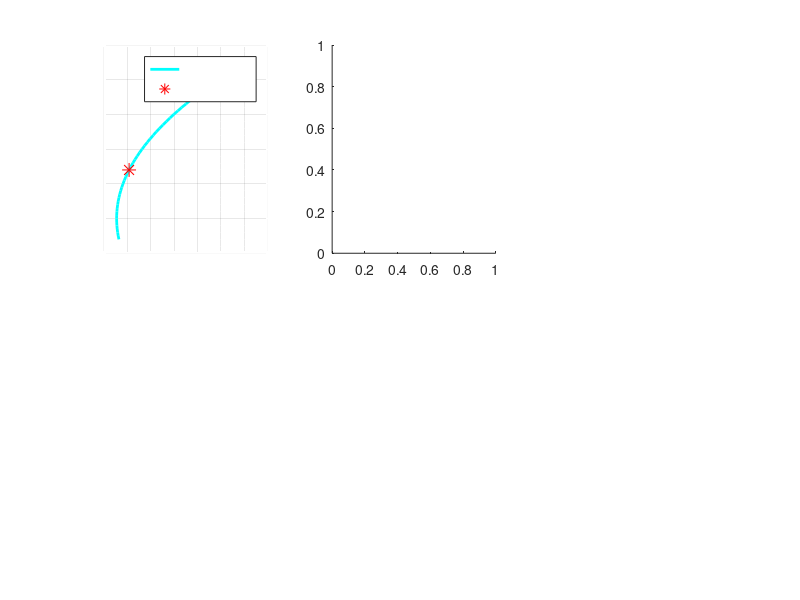

This chart was generated by the following MATLAB code: (Note: this script raises an error after producing the figure.)
% ============================================================
%  AEROSPACE_CALC.M
%  Perhitungan Dasar Aerodinamika & Kinerja Pesawat
%  Author  : Akram (Ye-Shaiyoe)
%  Deskripsi:
%    - Gaya Angkat (Lift) & Hambatan (Drag)
%    - Persamaan Breguet (Range & Endurance)
%    - Manuver Melingkar (Turning Performance)
%    - Visualisasi Polar Drag & Lift vs Sudut Serang
% ============================================================

clc; clear; close all;

% -- Kondisi Atmosfer (ISA Sea Level) --
rho   = 1.225;          % Densitas udara [kg/m^3]
g     = 9.81;           % Percepatan gravitasi [m/s^2]
mu    = 1.789e-5;       % Viskositas dinamis udara [Pa.s]

% -- Spesifikasi Pesawat (contoh: mirip Cessna 172) --
W     = 10700;          % Berat pesawat [N] (~1090 kg)
S     = 16.2;           % Luas sayap [m^2]
AR    = 7.32;           % Aspect Ratio sayap
e     = 0.8;            % Oswald efficiency factor
CL0   = 0.2;            % Koefisien Lift saat alpha = 0
CLa   = 0.1;            % Slope CL per derajat [1/deg]
CD0   = 0.027;          % Drag parasit (zero-lift drag)
k     = 1/(pi * AR * e);% Faktor induced drag

% -- Parameter Propulsi --
T_max   = 5000;         % Thrust maksimum [N]
SFC     = 8.5e-6;       % Specific Fuel Consumption [kg/(N.s)]
W_fuel  = 2000;         % Berat bahan bakar awal [N]
eta_p   = 0.85;         % Efisiensi propeller

fprintf('==============================\n');
fprintf(' AEROSPACE CALCULATOR v1.0\n');
fprintf('==============================\n\n');


alpha_deg = -5:0.5:20;          % Sudut serang [derajat]
alpha_rad = deg2rad(alpha_deg);

CL  = CL0 + CLa .* alpha_deg;  % Koefisien Lift linear
CD  = CD0 + k .* CL.^2;        % Drag polar (parabolic)
LoD = CL ./ CD;                 % Lift-to-Drag ratio

fprintf('[1] Lift-to-Drag Maksimum (L/D_max):\n');
[LoDmax, idx] = max(LoD);
fprintf('    L/D_max = %.2f  pada alpha = %.1f deg\n\n', LoDmax, alpha_deg(idx));


V_range = linspace(20, 100, 500);   % Rentang kecepatan [m/s]

% Level flight: L = W => CL = 2W / (rho * V^2 * S)
CL_v  = (2 * W) ./ (rho .* V_range.^2 .* S);
CD_v  = CD0 + k .* CL_v.^2;

% Gaya Angkat dan Hambatan
L_v   = 0.5 .* rho .* V_range.^2 .* S .* CL_v;
D_v   = 0.5 .* rho .* V_range.^2 .* S .* CD_v;

% Thrust required = Drag (level flight)
T_req = D_v;

% Kecepatan minimum (Stall)
CLmax = 1.6;
V_stall = sqrt((2 * W) / (rho * S * CLmax));
fprintf('[2] Kecepatan Stall:\n');
fprintf('    V_stall = %.2f m/s (%.2f km/h)\n\n', V_stall, V_stall*3.6);

% Kecepatan untuk L/D max (best range speed)
V_LDmax = sqrt((2 * W) / (rho * S) * sqrt(k / CD0));
fprintf('[3] Kecepatan Best Range (L/D_max):\n');
fprintf('    V_LDmax = %.2f m/s (%.2f km/h)\n\n', V_LDmax, V_LDmax*3.6);

% Kecepatan minimum Thrust (Maximum Endurance speed)
V_Tmin = sqrt((2 * W) / (rho * S) * sqrt(k / (3 * CD0)));
fprintf('[4] Kecepatan Best Endurance (T_min):\n');
fprintf('    V_Tmin  = %.2f m/s (%.2f km/h)\n\n', V_Tmin, V_Tmin*3.6);


% Range maksimum (Propeller aircraft - Breguet Range Equation)
%   R = (eta_p / (g * SFC)) * (CL/CD)_max * ln(W0/W1)
W0    = W + W_fuel;         % Berat awal (termasuk bahan bakar) [N]
W1    = W;                  % Berat akhir (bahan bakar habis) [N]

LoDmax_val = 0.5 / sqrt(CD0 * k);  % L/D max teoritis

R_breguet = (eta_p / (g * SFC)) * LoDmax_val * log(W0 / W1);

fprintf('[5] Persamaan Breguet:\n');
fprintf('    Range Maksimum (R) = %.2f km\n', R_breguet / 1000);

% Endurance maksimum
%   E = (eta_p / (g * SFC)) * (CL^(3/2)/CD)_max * (1/sqrt(rho*S/2)) * (1/sqrt(W1) - 0)
% Pendekatan sederhana:
CL32CDmax = (3/4) * (3 / (CD0 * (3*k)^3))^(1/4);  % (CL^1.5/CD)_max
E_breguet = (eta_p / (g * SFC)) * CL32CDmax * ...
            sqrt(2 * rho * S) * (1/sqrt(W1) - 1/sqrt(W0));
fprintf('    Endurance Maksimum (E) = %.2f jam\n\n', E_breguet / 3600);

% Bank angle & turn radius
phi_deg = 10:5:80;
phi_rad = deg2rad(phi_deg);
n_load  = 1 ./ cos(phi_rad);    % Load factor

% Kecepatan untuk manuver (asumsi V = V_LDmax)
V_turn  = V_LDmax;
R_turn  = (V_turn^2) ./ (g .* tan(phi_rad));   % Radius belok [m]
omega   = V_turn ./ R_turn;                     % Turn rate [rad/s]

fprintf('[6] Turning Performance (V = %.1f m/s):\n', V_turn);
fprintf('    %-12s %-14s %-14s %-12s\n', 'Bank (deg)', 'Load Factor', 'Radius (m)', 'Rate (deg/s)');
fprintf('    %s\n', repmat('-', 1, 54));
for i = 1:5:length(phi_deg)
    fprintf('    %-12.0f %-14.3f %-14.2f %-12.2f\n', ...
        phi_deg(i), n_load(i), R_turn(i), rad2deg(omega(i)));
end
fprintf('\n');

figure('Name', 'Aerospace Performance Dashboard', ...
       'NumberTitle', 'off', 'Color', [0.12 0.12 0.15], ...
       'Position', [50, 50, 1200, 800]);

% -- Plot 1: Polar Drag (CL vs CD) --
subplot(2,3,1);
plot(CD, CL, 'c-', 'LineWidth', 2); hold on;
% Titik L/D max
CD_LDmax = CD0 + k * CL(idx)^2;
plot(CD_LDmax, CL(idx), 'r*', 'MarkerSize', 10);
grid on; grid minor;
xlabel('C_D'); ylabel('C_L');
title('Drag Polar', 'Color', 'w');
legend({'Drag Polar', sprintf('L/D_{max}=%.1f', LoDmax)}, 'TextColor', 'w');
set(gca, 'Color', [0.18 0.18 0.22], 'XColor', 'w', 'YColor', 'w', ...
    'GridColor', [0.4 0.4 0.4]);

% -- Plot 2: CL & CD vs Alpha --
subplot(2,3,2);
yyaxis left
plot(alpha_deg, CL, 'b-', 'LineWidth', 2);
ylabel('C_L', 'Color', 'b');
yyaxis right
plot(alpha_deg, CD, 'r--', 'LineWidth', 2);
ylabel('C_D', 'Color', 'r');
xlabel('Alpha (deg)'); title('CL & CD vs Sudut Serang', 'Color', 'w');
grid on; grid minor;
set(gca, 'Color', [0.18 0.18 0.22], 'XColor', 'w', 'YColor', 'w', ...
    'GridColor', [0.4 0.4 0.4]);

% -- Plot 3: L/D vs Alpha --
subplot(2,3,3);
plot(alpha_deg, LoD, 'm-', 'LineWidth', 2); hold on;
plot(alpha_deg(idx), LoDmax, 'y*', 'MarkerSize', 12);
grid on; grid minor;
xlabel('Alpha (deg)'); ylabel('L/D');
title('Lift-to-Drag Ratio', 'Color', 'w');
legend({'L/D', sprintf('Max=%.1f @ %.1f°', LoDmax, alpha_deg(idx))}, 'TextColor', 'w');
set(gca, 'Color', [0.18 0.18 0.22], 'XColor', 'w', 'YColor', 'w', ...
    'GridColor', [0.4 0.4 0.4]);

% -- Plot 4: Thrust Required vs Velocity --
subplot(2,3,4);
plot(V_range * 3.6, T_req / 1000, 'g-', 'LineWidth', 2); hold on;
xline(V_stall * 3.6, 'r--', 'V_{stall}', 'Color', 'r', 'LabelColor', 'r');
xline(V_LDmax * 3.6, 'y--', 'V_{R}', 'Color', 'y', 'LabelColor', 'y');
grid on; grid minor;
xlabel('Kecepatan (km/h)'); ylabel('Thrust Required (kN)');
title('Thrust Required vs Kecepatan', 'Color', 'w');
set(gca, 'Color', [0.18 0.18 0.22], 'XColor', 'w', 'YColor', 'w', ...
    'GridColor', [0.4 0.4 0.4]);

% -- Plot 5: Turn Radius vs Bank Angle --
subplot(2,3,5);
plot(phi_deg, R_turn, 'orange', 'LineWidth', 2);
grid on; grid minor;
xlabel('Bank Angle (deg)'); ylabel('Turn Radius (m)');
title('Radius Belok vs Bank Angle', 'Color', 'w');
set(gca, 'Color', [0.18 0.18 0.22], 'XColor', 'w', 'YColor', 'w', ...
    'GridColor', [0.4 0.4 0.4]);

% -- Plot 6: Load Factor vs Bank Angle --
subplot(2,3,6);
plot(phi_deg, n_load, 'r-', 'LineWidth', 2); hold on;
yline(2.5, 'w--', 'Limit Normal Cat.', 'LabelColor', 'w');
grid on; grid minor;
xlabel('Bank Angle (deg)'); ylabel('Load Factor (n)');
title('Load Factor vs Bank Angle', 'Color', 'w');
set(gca, 'Color', [0.18 0.18 0.22], 'XColor', 'w', 'YColor', 'w', ...
    'GridColor', [0.4 0.4 0.4]);

% Global title
sgtitle('Aerospace Performance Dashboard - Cessna 172 Approximation', ...
        'Color', 'w', 'FontSize', 13, 'FontWeight', 'bold');

fprintf('✓ Semua perhitungan selesai! Grafik telah ditampilkan.\n');
